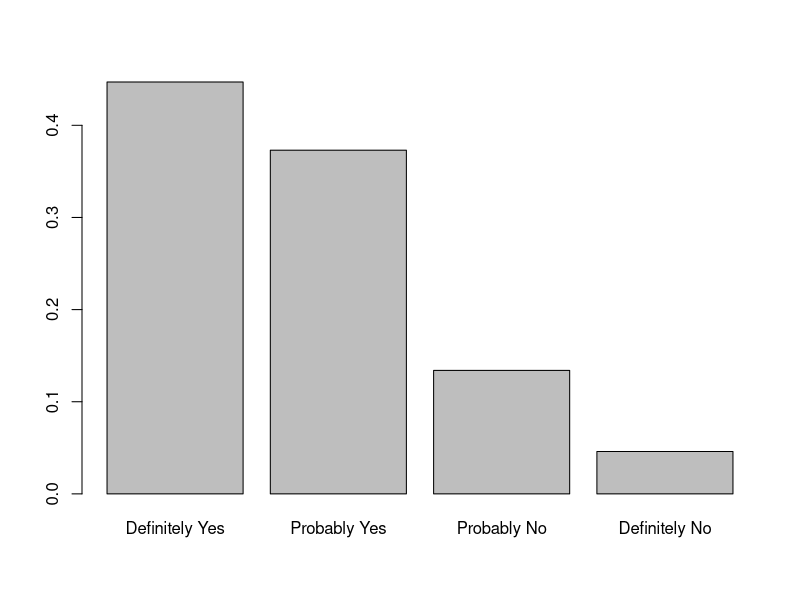

Here is the R script that generated this plot:
## ---- chunk 1
knitr::opts_chunk$set(echo = TRUE)
## ---- chunk 2
# Create data frame from table above
choice = data.frame(
  Response = c("Definitely Yes", "Probably Yes", "Probably No", "Definitely No"),
  Freq = c(0.447, 0.373, 0.134, 0.046)
)
## ---- chunk 3
barplot(choice$Freq, names.arg = choice$Response)
